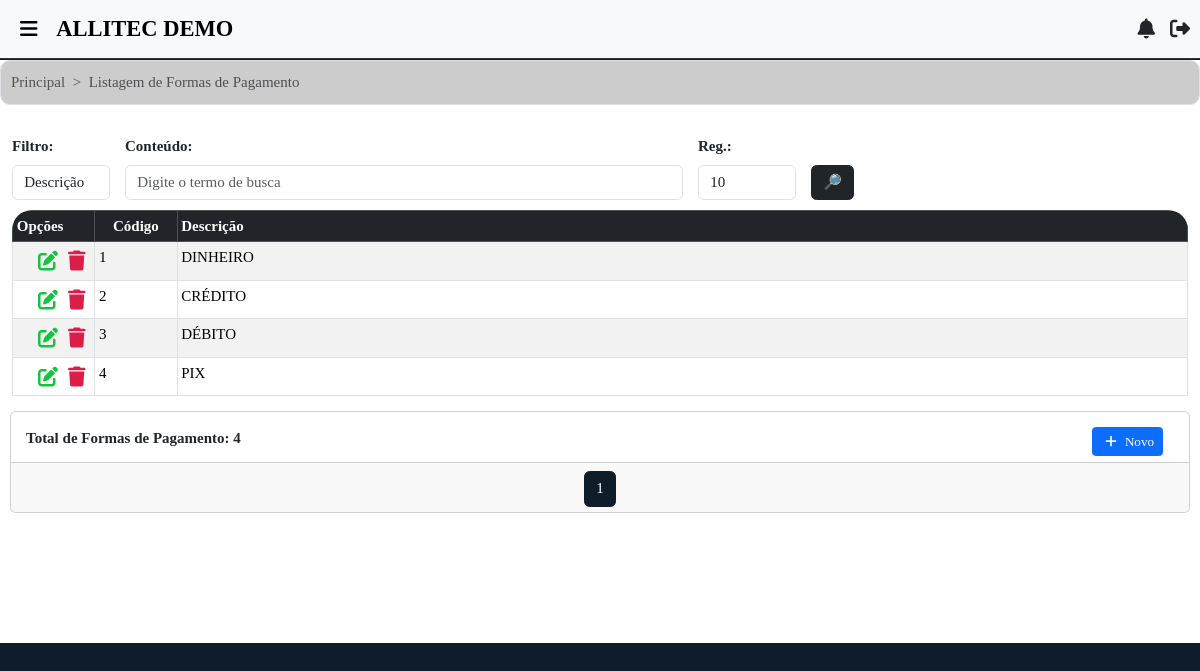
/formas_pgto/lista/ (signed in), run on the app's committed database.
### filiais/models.py (models this page shows, shortened)
class Usuario(AbstractUser):
    empresa = models.ForeignKey(Empresa, on_delete=models.CASCADE, related_name="usuarios", null=True, blank=True)
    filial_user = models.ForeignKey(Filial, on_delete=models.SET_NULL, null=True, blank=True, related_name="usuarios")
    codigo_local = models.PositiveIntegerField(blank=True, null=True)
    gerar_senha_lib = models.BooleanField(default=False, verbose_name='Gerar Senha de Liberação')
    senha_liberacao = models.CharField(max_length=20, blank=True, null=True, verbose_name='Senha de Liberação')
    is_master = models.BooleanField(default=False)
    class Meta:
        unique_together = ('username', 'empresa')

class Filial(models.Model):
    situacao = models.CharField(
        max_length=10,
        verbose_name="Situação",
        choices=[
            ('Ativa', 'Ativa'),
            ('Inativa', 'Inativa')
        ]
    )
    layout_contrato = models.CharField(
        max_length=10,
        verbose_name="Layout Contrato",
        choices=[
            ('Layout 1', 'Layout 1'),
            ('Layout 2', 'Layout 2')
        ],
        default="Layout 1"
    )
    tp_chave = models.CharField(
        max_length=20,
        verbose_name="Tipo de Chave Pix",
        choices=[
            ('CPF', 'CPF'),
            ('CNPJ', 'CNPJ'),
            ('E-mail', 'E-mail'),
            ('Telefone', 'Telefone'),
            ('Chave Aleatória', 'Chave Aleatória')
        ]
    )
    chave_pix = models.CharField(
        max_length=100,
        verbose_name="Chave Pix"
    )
    banco_fil = models.ForeignKey('bancos.Banco', on_delete=models.CASCADE, null=True, blank=True)
    beneficiario = models.CharField(max_length=255, verbose_name='Nome Beneficiário')
    info_comp = models.TextField(default="Obrigado pela preferência!", blank=True)
    info_orcamento = models.TextField(default="*Caro cliente, caso você encontre um orçamento com valor inferior, podemos analisar o orçamento concorrente para fecharmos negócio.", blank=True)
    cnpj = models.CharField(max_length=20, verbose_name='CNPJ')
    ie = models.CharField(max_length=20, verbose_name='Inscrição Estadual')
    razao_social = models.CharField(max_length=100, verbose_name='Razão Social')
    fantasia = models.CharField(max_length=100, verbose_name='Fantasia')
    endereco = models.CharField(max_length=100, verbose_name='Endereço')
    cep = models.CharField(max_length=10, verbose_name='CEP')
    numero = models.CharField(max_length=10, verbose_name='Nº')
    bairro_fil = models.ForeignKey('bairros.Bairro', on_delete=models.SET_NULL, null=True)
    complem = models.CharField(max_length=20, verbose_name='Complemento', blank=True)
    cidade_fil = models.ForeignKey('cidades.Cidade', on_delete=models.SET_NULL, null=True)
    uf = models.ForeignKey('estados.Estado', on_delete=models.SET_NULL, null=True)
    tel = models.CharField(max_length=15, verbose_name='Fone')
    email = models.EmailField(max_length=40, verbose_name='E-mail')
    fantasia_normalizado = models.CharField(max_length=255, editable=False)
    logo = models.FileField(upload_to='logo/', null=True, blank=True, default='default_logo.png')
    vinc_emp = models.ForeignKey(Empresa, on_delete=models.CASCADE)
    dt_criacao = models.CharField(
        max_length=30,
        verbose_name='Data de Registro',
        default=data_hoje_formatada
    )
    dt_inativacao = models.CharField(max_length=30, verbose_name='Data de Inativação', blank=True, null=True)
    principal = models.BooleanField(default=False, verbose_name='Filial Principal')
    vinculada_a = models.ForeignKey('self', null=True, blank=True, on_delete=models.CASCADE, related_name='filiais_secundarias', verbose_name='Filial Vinculada à')
    class Meta:
        verbose_name_plural = "Filiais"

### formas_pgto/models.py (models this page shows, shortened)
class FormaPgto(models.Model):
    descricao = models.CharField(max_length=100, unique=True)
    situacao = models.CharField(
        max_length=7,
        verbose_name="Situação",
        choices=[
            ('Ativo', 'Ativo'),
            ('Inativo', 'Inativo')
        ]
    )
    troco = models.CharField(
        max_length=3,
        verbose_name="Permite troco?",
        choices=[
            ('Sim', 'Sim'),
            ('Não', 'Não')
        ]
    )
    tipo = models.CharField(
        max_length=8,
        verbose_name="Tipo da Forma",
        choices=[
            ('A vista', 'A vista'),
            ('A prazo', 'A prazo')
        ]
    )
    vinc_emp = models.ForeignKey('empresas.Empresa', on_delete=models.CASCADE, null=True, blank=True)
    class Meta:
        verbose_name_plural = "Formas de Pagamento"

### formas_pgto/views.py (the view)
# urls.py: path("lista/", views.lista_formas_pgto, name='lista-formas_pgto'),
@verifica_permissao('formas_pgto.view_formapgto')
@login_required
def lista_formas_pgto(request):
    s = request.GET.get('s')
    tp = request.GET.get('tp')
    reg = request.GET.get('reg', '10')
    formas_pgto = FormaPgto.objects.filter(vinc_emp=request.user.empresa)
    if tp == 'desc' and s:
        norm_s = remove_accents(s).lower()
        formas_pgto = formas_pgto.filter(descricao__icontains=norm_s).order_by('descricao')
    elif tp == 'cod' and s:
        try:
            formas_pgto = formas_pgto.filter(id__iexact=s).order_by('descricao')
        except ValueError:
            formas_pgto = FormaPgto.objects.none()
    if reg == 'todos':
        num_pagina = formas_pgto.count() or 1
    else:
        try:
            num_pagina = int(reg) if int(reg) > 0 else 1
        except ValueError:
            num_pagina = 10  # Valor padrão
    paginator = Paginator(formas_pgto, num_pagina)
    page = request.GET.get('page')
    formas_pgto = paginator.get_page(page)
    return render(request, 'formas_pgto/lista.html', {
        'formas_pgto': formas_pgto,
        's': s,
        'tp': tp,
        'reg': reg,
    })

### templates/formas_pgto/lista.html (shortened to what this page needs)
{% extends 'base.html' %}
{% load static %}
{% block content %}
    <div class="container-fluid bg-white">
        <nav style="--bs-breadcrumb-divider: '>';" aria-label="breadcrumb">
            <ol class="breadcrumb">
                <li class="breadcrumb-item"><a href="{% url 'inicio' %}" id="item-naveg">Principal</a></li>
                <li class="breadcrumb-item active" aria-current="page">Listagem de Formas de Pagamento</li>
            </ol>
        </nav>
        <form method="GET" id="search-form" style="margin-left: 1%; margin-right: 1%;">
            <div class="row g-3 align-items-end">
                <div class="col-md-1 search-div">
                    <label class="form-label">Filtro:</label>
                    <select name="tp" id="tp" class="form-control">
                        <option value="desc" {% if request.GET.tp == 'desc' %}selected{% endif %}>Descrição</option>
                    </select>
                </div>
                <div class="col-md-2 search-div flex-md-fill">
                    <label class="form-label">Conteúdo:</label>
                    <input class="form-control" type="text" name="s" id="s" placeholder="Digite o termo de busca" value="{{ request.GET.s }}">
                </div>
                <div class="col-md-1 search-div">
                    <label class="form-label">Reg.:</label>
                    <select class="form-control" id="qtd_reg" name="reg">
                        <option value="10" {% if request.GET.reg == '10' %}selected{% endif %}>10</option>
                    </select>
                </div>
                <div class="col search-div d-flex justify-content-start">
                    <button class="btn btn-dark" title="Consultar clientes" type="submit" id="data-btn" data-bs-toggle="modal" data-bs-target="#loadingModal">🔎</button>
                </div>
            </div>
        </form>
        <div class="table-container" style="margin-left: 1%; margin-right: 1%;">
            <table class="table table-bordered table-responsive-md table-rounded table-striped" id="tabelas-lista">
                <thead thead class="table-dark">
                    <tr>
                        <th scope="col" style="text-align: justify; width: 7%;">Opções</th>
                        <th scope="col" style="text-align: center; width: 7%;">Código</th>
                        <th scope="col" style="align-items: center;">Descrição</th>
                    </tr>
                </thead>
                <tbody>
                    {% for f_p in formas_pgto %}
                        <tr>
                            <td style="width: 80px;">
                                <span>
                                    <i class="fas fa-trash" title="Deletar" data-bs-toggle="modal" data-bs-target="#modal-{{ f_p.id }}"></i>
                                </span>
                                <a href="{% url 'att-formas_pgto' f_p.id %}" class="btn-permissao"
                                  data-permissao="formas_pgto.change_formapgto"
                                  data-msg-negado="Seu usuário não pode editar formas de pagamento!"><span><i class="fas fa-edit" title="Editar"></i></span></a>
                            </td>
                            <td style="align-items: center;">{{ f_p.id }}</td>
                            <td class="text-uppercase" style="align-items: center;">{{ f_p.descricao }}</td>
                        </tr>
                    {% empty %}
                    <tr>
                        <td colspan="8" class="me-auto" style="text-align: center;">
                            Nenhuma forma de pagamento encontrada.
                        </td>
                    </tr>
                    {% endfor %}
                </tbody>
            </table>
        </div>
        <div class="card">
            <div class="card-body" style="max-height: 50px;">
                <strong>Total de Formas de Pagamento: {{ formas_pgto|length }}</strong>
                <a id="add-link" href="{% url 'add-formas_pgto' %}" style="margin-left: 1%; margin-right: 1%; float: right;" class="btn-permissao" data-permissao="formas_pgto.add_formapgto" data-msg-negado="Seu usuário não pode adicionar formas de pagamento!">
                    <button type="button" class="btn btn-primary btn-sm" id="add-formas_pgto"><i class="fas fa-plus"></i> Novo</button>
                </a>
            </div>
            <div class="card-footer text-body-secondary">
                <nav aria-label="Page navigation example" style="padding-bottom: 1px;">
                    <ul class="pagination justify-content-center">
                        {% for num in formas_pgto.paginator.page_range %}
                            {% if num >= formas_pgto.number|add:'-2' and num <= formas_pgto.number|add:'2' %}
                                {% if formas_pgto.number == num %}
                                    <li class="page-item active" aria-current="page">
                                        <span class="page-link" style="background-color: #0f1d2b; color: white;">{{ num }}</span>
                                    </li>
                                {% else %}
                                    <li class="page-item">
                                        <a class="page-link" style="color: #0f1d2b;" href="?page={{ num }}{% for key, value in request.GET.items %}{% if key != 'page' %}&{{ key }}={{ value }}{% endif %}{% endfor %}">{{ num }}</a>
                                    </li>
                                {% endif %}
                            {% endif %}
                        {% endfor %}
                    </ul>
                </nav>
            </div>
        </div>
    </div>
{% endblock %}

### templates/base.html (shortened to what this page needs)
<!doctype html>
{% load static %}
<html lang="pt-BR">
<head>
    <link href="https://cdn.jsdelivr.net/npm/bootstrap@5.3.2/dist/css/bootstrap.min.css" rel="stylesheet">
    <link href="https://cdn.jsdelivr.net/npm/select2@4.1.0-rc.0/dist/css/select2.min.css" rel="stylesheet" />
    <link rel="stylesheet" href="https://code.jquery.com/ui/1.14.1/themes/base/jquery-ui.css">
    <link rel="stylesheet" type="text/css" href="https://cdn.jsdelivr.net/npm/toastify-js/src/toastify.min.css">
    <link rel="stylesheet" href="{% static 'css/styles.css' %}">
</head>
<body>
    <div class="container-fluid">
        {% if user.is_authenticated %}
            <nav class="navbar fixed-top navbar-expand-lg bg-body-tertiary">
                <div class="container-fluid">
                    <div class="d-flex align-items-center">
                        <i class="navbar-brand fa-solid fa-bars"
                           style="margin-left: 20px; font-size: 20px;"
                           data-bs-toggle="offcanvas"
                           href="#offcanvasExample"
                           role="button"
                           aria-controls="offcanvasExample"></i>
                        {% if request.user.is_superuser %}
                            <a class="navbar-brand ms-1" href="{% url 'lista-empresas' %}" style="text-decoration: none;">
                                <div class="text-uppercase" style="font-size: 1.5rem; font-weight: bold;">
                                    ADMINISTRAÇÃO
                                </div>
                            </a>
                        {% else %}
                            <a class="navbar-brand ms-1" href="{% url 'inicio' %}" style="text-decoration: none;">
                                <div class="text-uppercase" style="font-size: 1.5rem; font-weight: bold;">
                                    {{ request.user.filial_user.fantasia }}
                                </div>
                            </a>
                        {% endif %}
                    </div>
                    <div class="d-flex align-items-center ms-auto" style="font-size: 20px; margin-right: 10px;">
                        <div class="nav-item dropdown">
                            <a class="nav-link" href="#" id="notificationsDropdown" role="button"
                               data-bs-toggle="dropdown" aria-expanded="false">
                                <i class="fas fa-bell"></i>
                            </a>
                        </div>
                        {% if request.user.is_superuser %}
                            <div class="nav-item ms-3">
                                <a class="nav-link" href="{% url 'logout-view-superuser' %}" title="Sair"
                                   onclick="showLoadingModal()">
                                    <i class="fa-solid fa-right-from-bracket"></i>
                                </a>
                            </div>
                        {% else %}
                            <div class="nav-item ms-3">
                                <a class="nav-link" href="{% url 'logout-view' %}" title="Sair"
                                   onclick="showLoadingModal()">
                                    <i class="fa-solid fa-right-from-bracket"></i>
                                </a>
                            </div>
                        {% endif %}
                    </div>
                </div>
            </nav>
        {% endif %}
    </div>
    {% block content %}{% endblock %}
</body>
</html>

### data on the page
Usuario: user.filial_user.fantasia "ALLITEC DEMO"
FormaPgto: id "1", descricao "DINHEIRO"
FormaPgto: id "2", descricao "CRÉDITO"
FormaPgto: id "3", descricao "DÉBITO"
FormaPgto: id "4", descricao "PIX"

### other printed values
{{ num }} "1"
